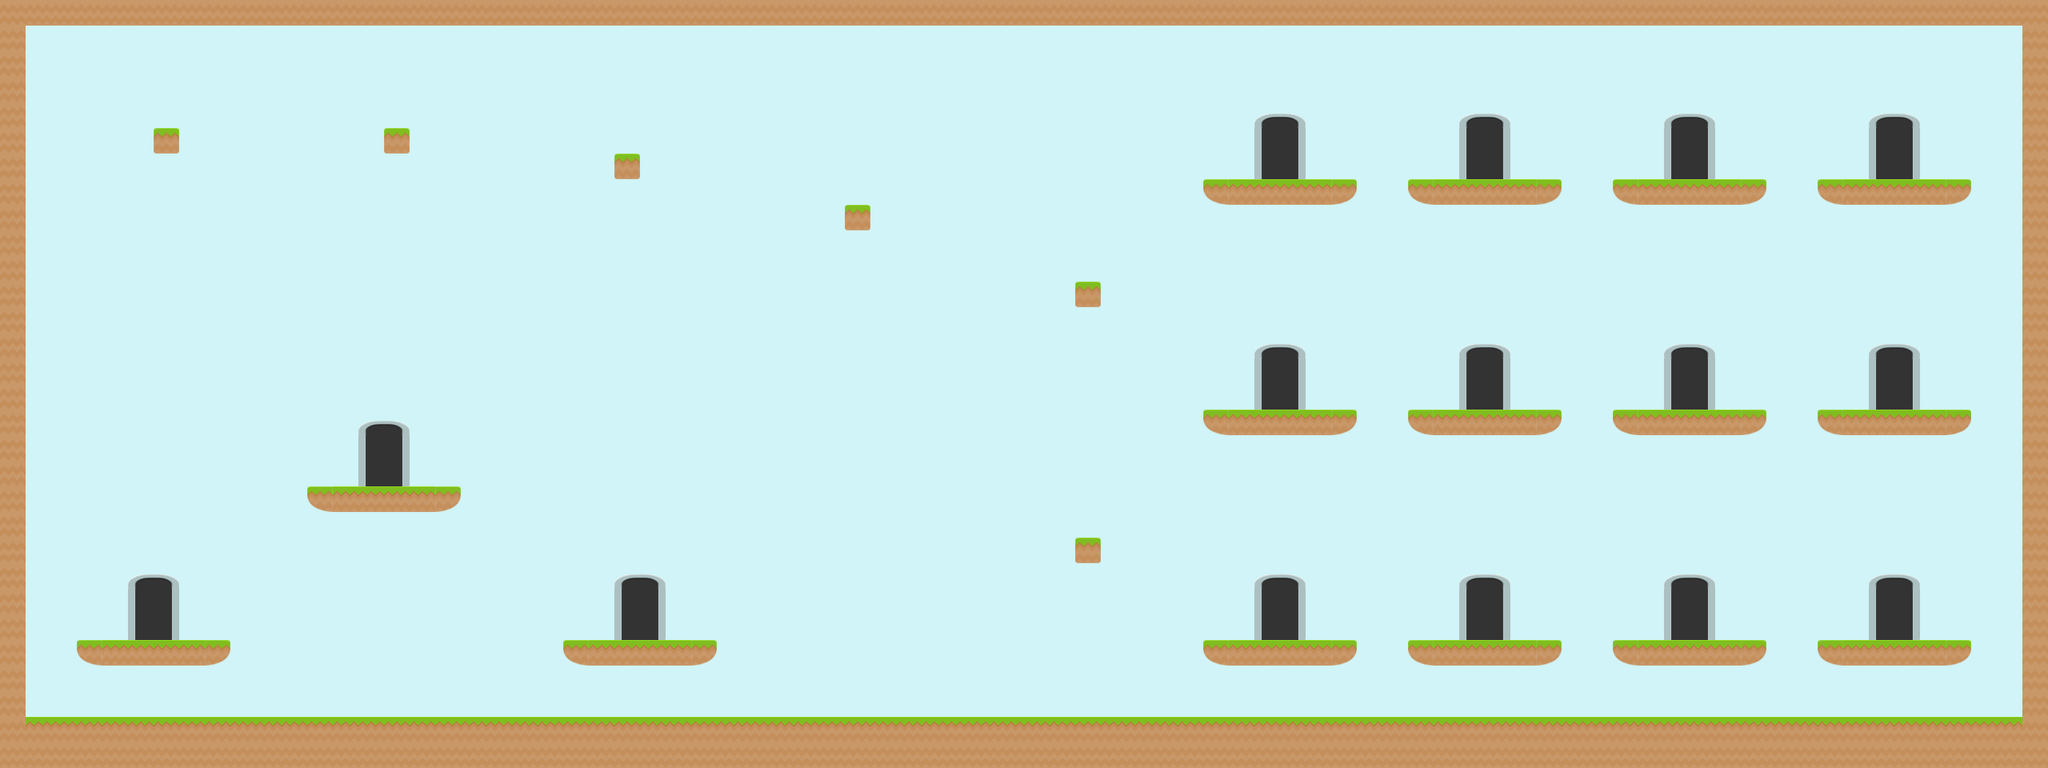

A level layout from a 2D game, rendered from its tile map. Below: a short description, then the map file with tile-grid data replaced by summaries:
An orthogonal 80x30 tile map with 32x32 px tiles, 4 tile layers (background, middleground, middleground2, foreground), 2 tilesets and 25 objects (21x platform, 2x wall, ground, ceiling).

<map version="1.0" orientation="orthogonal" renderorder="left-up" width="80" height="30" tilewidth="32" tileheight="32" nextobjectid="28">
 <tileset firstgid="1" name="background" tilewidth="256" tileheight="256">
  <tile id="0">
   <image width="256" height="256" source="../Platformer/Base/bg.png" />
  </tile>
 </tileset>
 <tileset firstgid="2" name="middleground" tilewidth="64" tileheight="64">
  <tile id="0">
   <image width="64" height="64" source="../Platformer/Base/Tiles32/doorbottom.png" />
  </tile>
  <tile id="1">
   <image width="64" height="32" source="../Platformer/Base/Tiles32/doortop.png" />
  </tile>
  <tile id="2">
   <properties>
    <property name="blocked" value="true" />
   </properties>
   <image width="32" height="32" source="../Platformer/Base/Tiles32/grass.png" />
  </tile>
  <tile id="3">
   <properties>
    <property name="blocked" value="true" />
   </properties>
   <image width="32" height="32" source="../Platformer/Base/Tiles32/grassCenter.png" />
  </tile>
  <tile id="4">
   <properties>
    <property name="blocked" value="true" />
   </properties>
   <image width="32" height="32" source="../Platformer/Base/Tiles32/grassCliffLeft.png" />
  </tile>
  <tile id="5">
   <properties>
    <property name="blocked" value="true" />
   </properties>
   <image width="32" height="32" source="../Platformer/Base/Tiles32/grassCliffRight.png" />
  </tile>
  <tile id="6">
   <properties>
    <property name="blocked" value="true" />
   </properties>
   <image width="32" height="32" source="../Platformer/Base/Tiles32/grassMid.png" />
  </tile>
  <tile id="7">
   <image width="10" height="10" source="../Platformer/Base/Tiles32/particleCartoonStar.png" />
  </tile>
  <tile id="8">
   <image width="10" height="10" source="../Platformer/Base/Tiles32/particleSmallStar.png" />
  </tile>
  <tile id="9">
   <image width="20" height="21" source="../Platformer/Base/Tiles32/particleStar.png" />
  </tile>
 </tileset>
 <layer name="background" width="80" height="30">
  <data>[2400 cells, 2400 non-empty, 1 distinct tile ids]</data>
 </layer>
 <layer name="middleground" width="80" height="30">
  <data>[2400 cells, 420 non-empty, 7 distinct tile ids]</data>
 </layer>
 <layer name="middleground2" width="80" height="30">
  <data>[2400 cells, 0 non-empty, 0 distinct tile ids]</data>
 </layer>
 <layer name="foreground" width="80" height="30">
  <data>[2400 cells, 0 non-empty, 0 distinct tile ids]</data>
 </layer>
 <objectgroup name="solid">
  <object id="1" name="platform" x="96" y="801" width="193" height="28" />
  <object id="3" name="platform" x="384.5" y="609" width="193" height="28" />
  <object id="4" name="platform" x="703.5" y="801" width="193" height="28" />
  <object id="5" name="platform" x="1503.5" y="801" width="193" height="28" />
  <object id="6" name="platform" x="1760.5" y="800" width="193" height="28" />
  <object id="7" name="platform" x="2015.5" y="801" width="193" height="28" />
  <object id="8" name="platform" x="2272.5" y="801" width="193" height="28" />
  <object id="9" name="platform" x="2270.5" y="514" width="193" height="28" />
  <object id="10" name="platform" x="2015.5" y="513" width="193" height="28" />
  <object id="11" name="platform" x="1758.5" y="512" width="193" height="28" />
  <object id="12" name="platform" x="1504.5" y="513" width="193" height="28" />
  <object id="13" name="platform" x="1503.5" y="224" width="193" height="28" />
  <object id="14" name="platform" x="1760.5" y="224" width="193" height="28" />
  <object id="15" name="platform" x="2016.5" y="226" width="193" height="28" />
  <object id="16" name="platform" x="2271.5" y="225" width="193" height="28" />
  <object id="17" name="platform" x="1345" y="353" width="30" height="29" />
  <object id="18" name="platform" x="1345" y="672.5" width="30" height="29" />
  <object id="19" name="platform" x="1057" y="259.5" width="30" height="29" />
  <object id="20" name="platform" x="768" y="194.5" width="30" height="29" />
  <object id="21" name="platform" x="480" y="159.5" width="30" height="29" />
  <object id="22" name="platform" x="193" y="161.5" width="30" height="29" />
  <object id="23" name="ground" x="0" y="896" width="2558" height="61" />
  <object id="25" name="wall" x="2529" y="2" width="27" height="893" />
  <object id="26" name="wall" x="2.5" y="0.5" width="27" height="893" />
  <object id="27" name="ceiling" x="30" y="1" width="2496" height="29" />
 </objectgroup>
</map>
